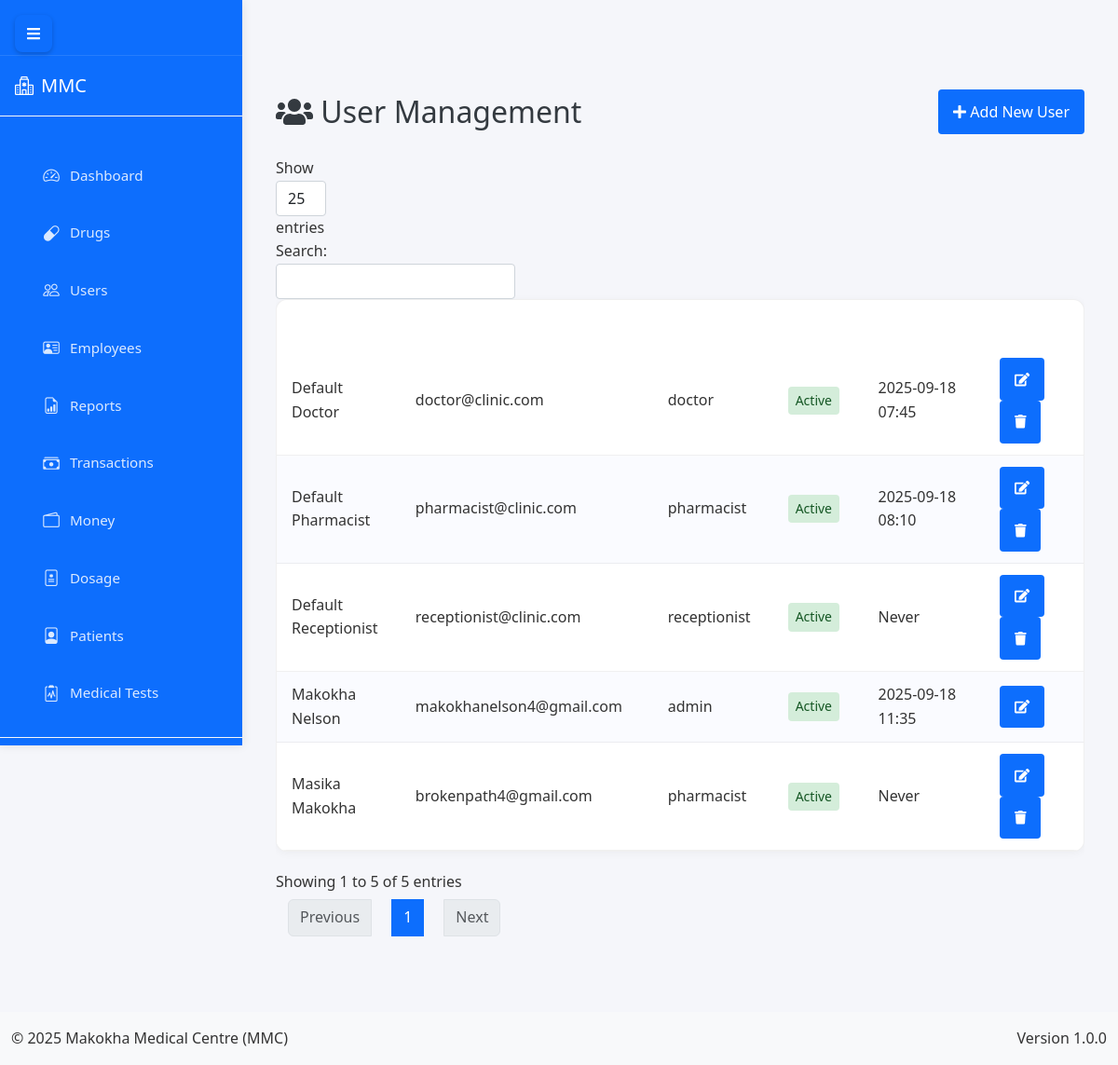
Before: /admin/users (signed in) with the older database file.
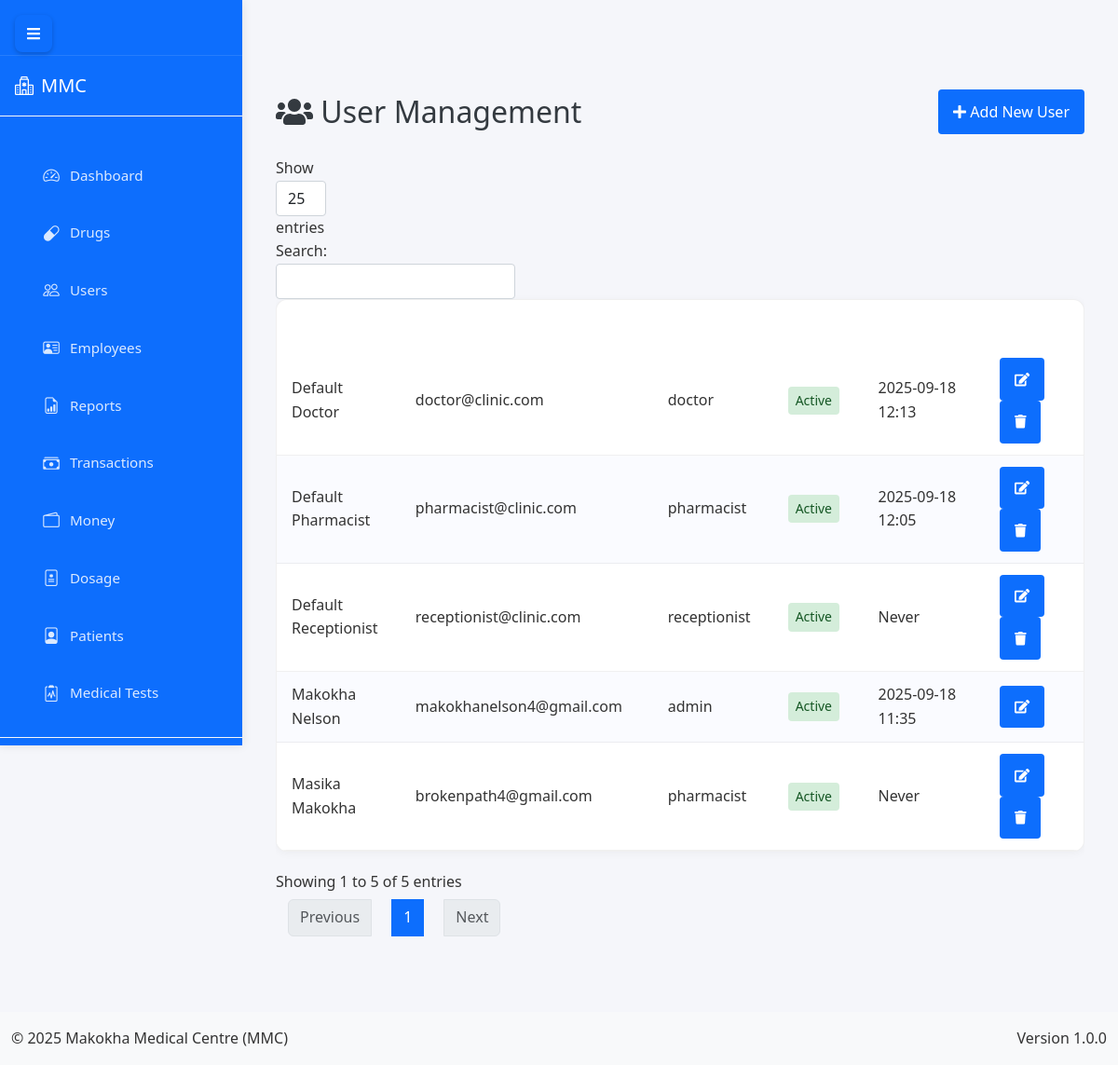
After: the same page with the newer database file.
### app.py (models this page shows, shortened)
class User(db.Model, UserMixin):
    __tablename__ = 'user'
    id = db.Column(db.Integer, primary_key=True)
    username = db.Column(db.String(50), unique=True, nullable=False)
    email = db.Column(db.String(100), unique=True, nullable=False)
    password = db.Column(db.String(200), nullable=False)
    role = db.Column(db.String(20), nullable=False, default='user')
    is_active = db.Column(db.Boolean, default=True)
    last_login = db.Column(db.DateTime)
    profile_picture = db.Column(db.String(255))
    created_at = db.Column(db.DateTime, default=lambda: datetime.now(timezone.utc))
    updated_at = db.Column(db.DateTime, default=lambda: datetime.now(timezone.utc), onupdate=lambda: datetime.now(timezone.utc))

### app.py (the view, shortened to what this page needs)
@app.route('/admin/users', methods=['GET', 'POST'])
@login_required
def manage_users():
    if current_user.role != 'admin':
        flash('Unauthorized access', 'danger')
        return redirect(url_for('home'))
    users = User.query.order_by(User.last_login.desc().nullslast(), User.username.asc()).all()
    return render_template('admin/users.html', users=users)

### app.py (called while the page is built, shortened)
@app.before_request
def initialize_data():
    global _first_request
    if not _first_request:
        return

@app.context_processor
def inject_current_date():
    return {'current_date': date.today().strftime('%Y-%m-%d')}

@app.context_processor
def inject_csrf_token():
    return dict(csrf_token=generate_csrf)

@app.context_processor
def utility_processor():
    def decrypt_data(encrypted_data):
        if not encrypted_data:
            return ""
        try:
            return Config.decrypt_data_static(encrypted_data)
        except:
            return "[Decryption Error]"
    return dict(decrypt_data=decrypt_data)

    @login_manager.user_loader
    def load_user(user_id):
        return db.session.get(User, int(user_id))

### templates/admin/users.html (shortened to what this page needs)
{% extends "base.html" %}
{% block content %}
        <div class="content">
            <div class="page-header">
                <h2><i class="fas fa-users"></i> User Management</h2>
                <div class="page-actions">
                    <button class="btn btn-primary" data-toggle="modal" data-target="#addUserModal">
                        <i class="fas fa-plus"></i> Add New User
                    </button>
                </div>
            </div>
            <div class="table-responsive">
                <table class="data-table" id="usersTable">
                    <thead>
                        <tr>
                            <th>Username</th>
                            <th>Email</th>
                            <th>Role</th>
                            <th>Status</th>
                            <th>Last Login</th>
                            <th>Actions</th>
                        </tr>
                    </thead>
                    <tbody>
                        {% for user in users %}
                        <tr>
                            <td>{{ user.username }}</td>
                            <td>{{ user.email }}</td>
                            <td>{{ user.role }}</td>
                            <td>
                                <span class="status-badge {% if user.is_active %}active{% else %}inactive{% endif %}">
                                    {% if user.is_active %}Active{% else %}Inactive{% endif %}
                                </span>
                            </td>
                            <td>
                                {% if user.last_login %}
                                    {{ user.last_login.strftime('%Y-%m-%d %H:%M') }}
                                {% else %}
                                    Never
                                {% endif %}
                            </td>
                            <td>
                                <button class="btn btn-sm btn-edit" data-id="{{ user.id }}" data-toggle="modal" data-target="#editUserModal">
                                    <i class="fas fa-edit"></i>
                                </button>
                                {% if user.id != current_user.id %}
                                <button class="btn btn-sm btn-delete" data-id="{{ user.id }}">
                                    <i class="fas fa-trash"></i>
                                </button>
                                {% endif %}
                            </td>
                        </tr>
                        {% endfor %}
                    </tbody>
                </table>
            </div>
        </div>
{% endblock %}

Changed rows visible on the page:
changed User "Default Doctor": last_login "2025-09-18 07:45" → "2025-09-18 12:13"; moves up the list
changed User "Default Pharmacist": last_login "2025-09-18 08:10" → "2025-09-18 12:05"; moves down the list
